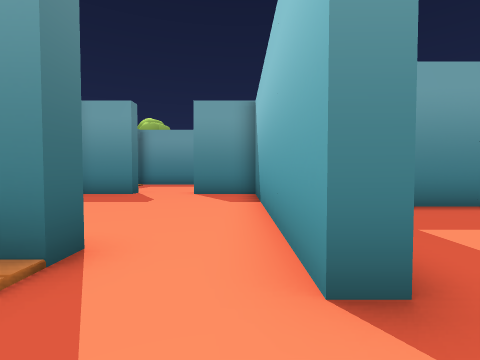
[1] (above)

21 first-person views from a walk through a 3-D level made in the Unity game engine. The camera is 1.5 m above the floor, tilts 2° down and sees 85° across. The floor is counted in squares, 2 m on a side. Each view is taken from the middle of a square. On the plan, view 1 faces up. The plan holds only what a view shows up to about 9 squares ahead; the rest is blank. The place goes on beyond the plan. The player is left out.

[2]
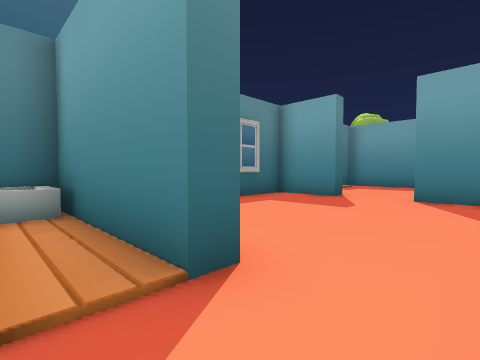

[3]
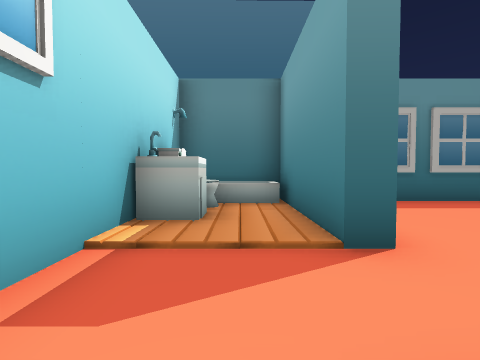

[4]
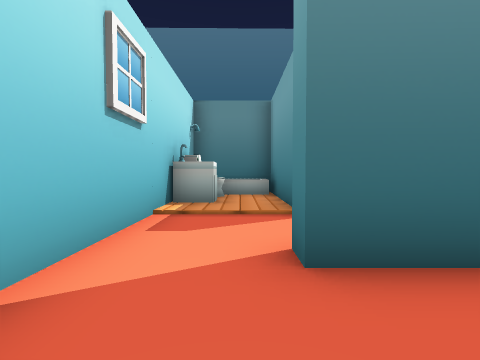

[5]
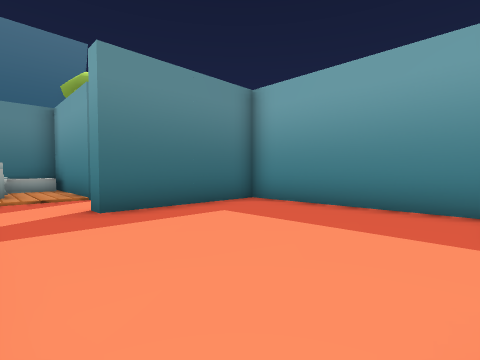

[6]
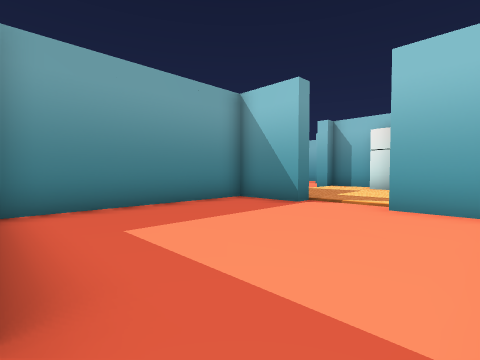

[7]
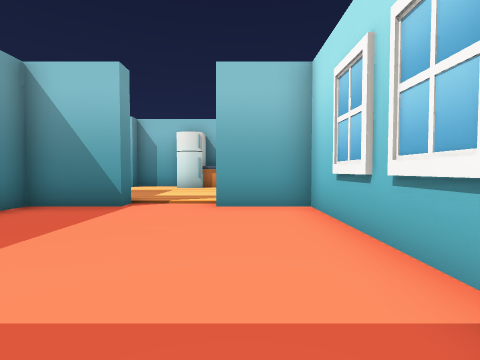

[8]
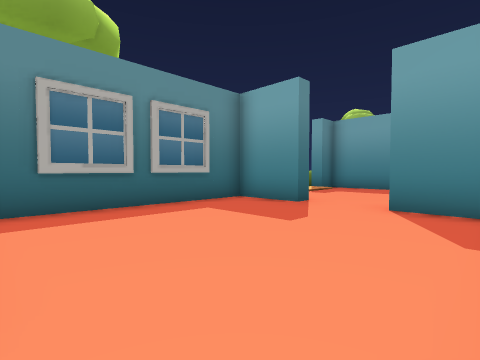

[9]
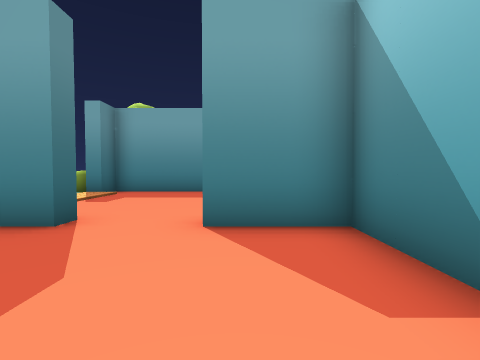

[10]
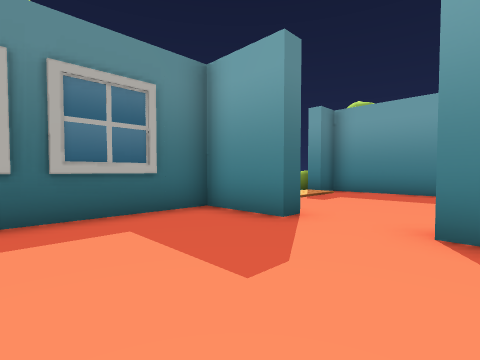

[11]
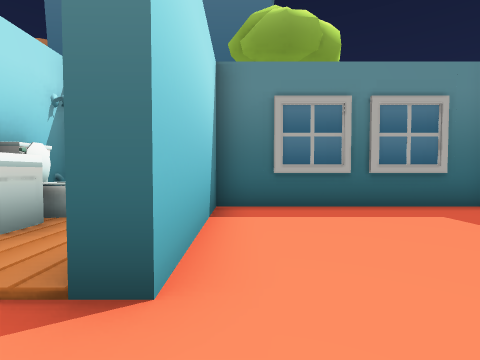

[12]
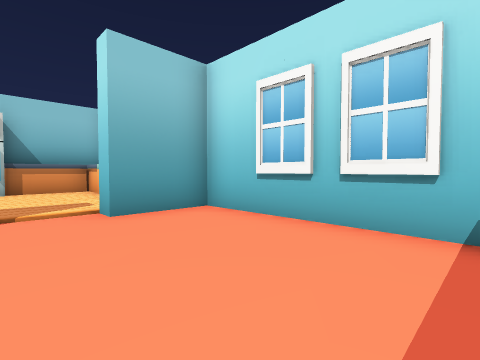

[13]
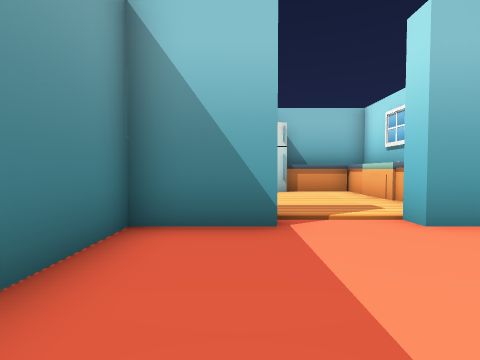

[14]
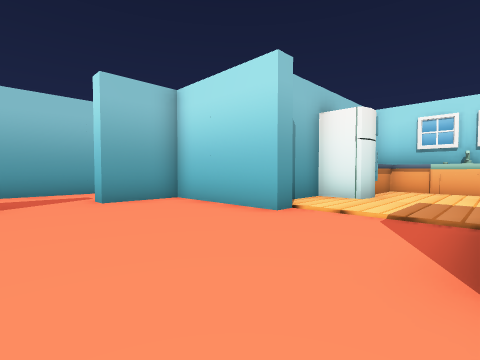

[15]
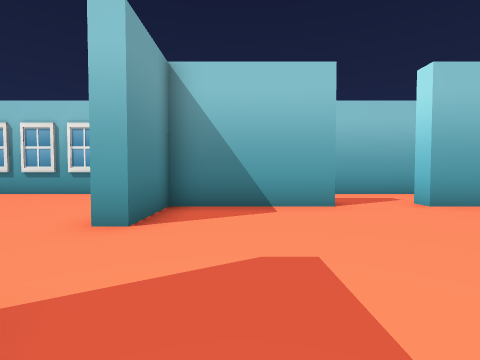

[16]
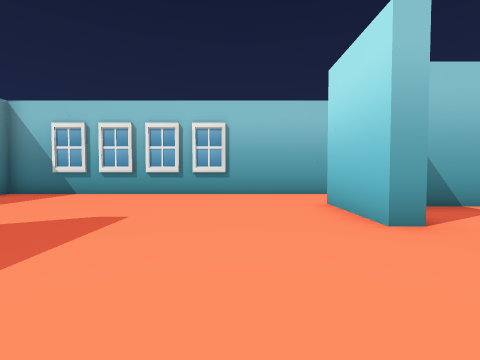

[17]
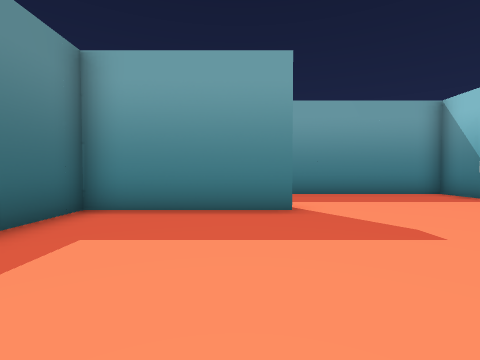

[18]
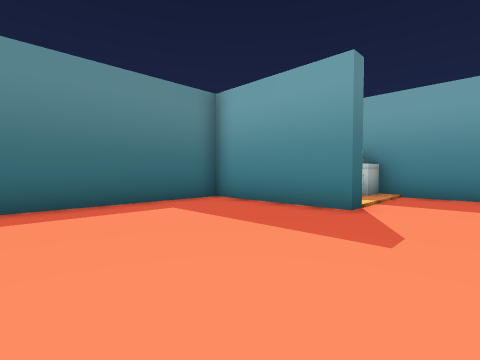

[19]
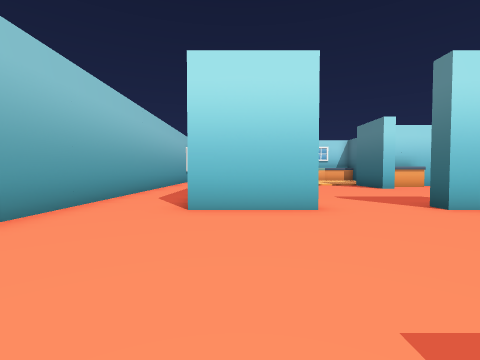

[20]
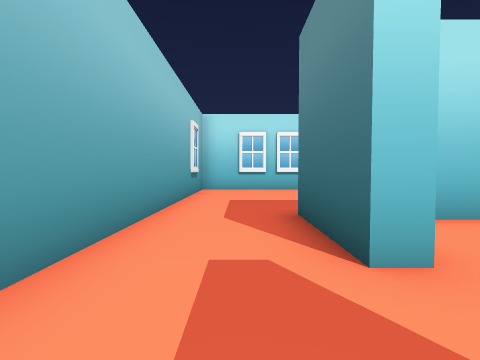

[21]
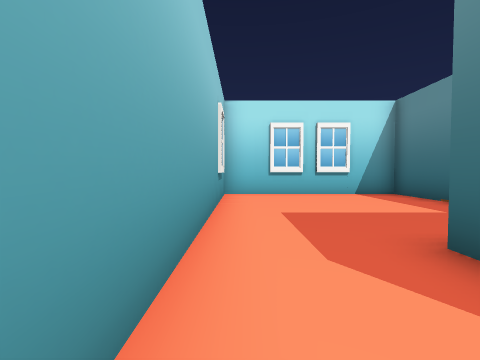

### Floor plan
Ten units are one square. View 1 is at (0, 0); x grows to the right and y downward. Boxes are objects, and circles mark ways between rooms. Rooms are numbered by the first view taken in them; rooms with no view inside come last. Other rooms are left out.
<svg viewBox="-80 -240 270 250">
<path fill="none" stroke="#000" d="M10 -15 5 -15 5 -25M-15 -25 -15 -20 -25 -20M-29 5 16 5M70 -35 65 -35 65 -55 10 -55 10 -15M16 5 65 5 65 -15 70 -15M-35 -91 -35 -85 -55 -85 -55 -25 -15 -25M5 -25 5 -85 -15 -85M-22 -145 -42 -145M-55 -140 -55 -135 -60 -135M110 -140 110 -135M120 -54 120 -60 155 -60 155 -80M125 -35 125 -48M155 -100 155 -135 135 -135 135 -140M130 -206 130 -200 90 -200 90 -152M135 -140 160 -140M185 -155 185 -235 124 -235M104 -140 110 -140M155 -80 160 -80 160 -55M130 -18 130 5 185 5 185 -155"/>
<rect x="-75" y="-155" width="10" height="20" fill="#bbb"><title>other object</title></rect>
<rect x="75" y="-15" width="10" height="20" fill="#bbb"><title>other object</title></rect>
<rect x="85" y="-15" width="20" height="20" fill="#bbb"><title>sink</title></rect>
<rect x="105" y="-15" width="20" height="20" fill="#bbb"><title>other object</title></rect>
<rect x="105" y="-35" width="10" height="10" fill="#bbb"><title>fridge</title></rect>
<rect x="115" y="-25" width="10" height="20" fill="#bbb"><title>other object</title></rect>
<circle cx="10" cy="-5" r="3" fill="#2a7"/>
<circle cx="-5" cy="-20" r="3" fill="#2a7"/>
<circle cx="70" cy="-25" r="3" fill="#2a7"/>
<circle cx="-25" cy="-90" r="3" fill="#2a7"/>
<circle cx="125" cy="-140" r="3" fill="#2a7"/>
<circle cx="160" cy="-95" r="3" fill="#2a7"/>
<circle cx="175" cy="-145" r="3" fill="#2a7"/>
<text x="0" y="-10">1</text>
<text x="40" y="-30">2</text>
<text x="-30" y="-60">3</text>
<text x="-30" y="-100">4</text>
<text x="150" y="-180">5</text>
<text x="170" y="-60">6</text>
</svg>
Room 1 opens to room 2. Room 1 opens to room 3. Room 2 opens to room 4. Room 3 opens to room 4. Room 4 opens to room 5. Room 4 opens to room 6. Room 5 opens to room 6.

Where each view was taken, in squares from view 1:
view 1: 0 up, 0 right, facing up
view 2: 1 up, 0 right, facing up-left
view 3: 1 up, 1 right, facing left
view 4: 1 up, 3 right, facing left
view 5: 0 up, 6 right, facing up-left
view 6: 0 up, 1 right, facing up-right
view 7: 1 up, 1 right, facing right
view 8: 3 up, 0 right, facing up-left
view 9: 5 up, 1 left, facing up
view 10: 5 up, 1 left, facing up-left
view 11: 3 up, 0 right, facing left
view 12: 3 up, 2 right, facing down-right
view 13: 4 up, 3 right, facing right
view 14: 10 up, 9 right, facing down-right
view 15: 12 up, 10 right, facing right
view 16: 16 up, 10 right, facing right
view 17: 15 up, 12 right, facing up
view 18: 15 up, 15 right, facing up-left
view 19: 19 up, 15 right, facing down
view 20: 10 up, 17 right, facing down
view 21: 8 up, 18 right, facing down
